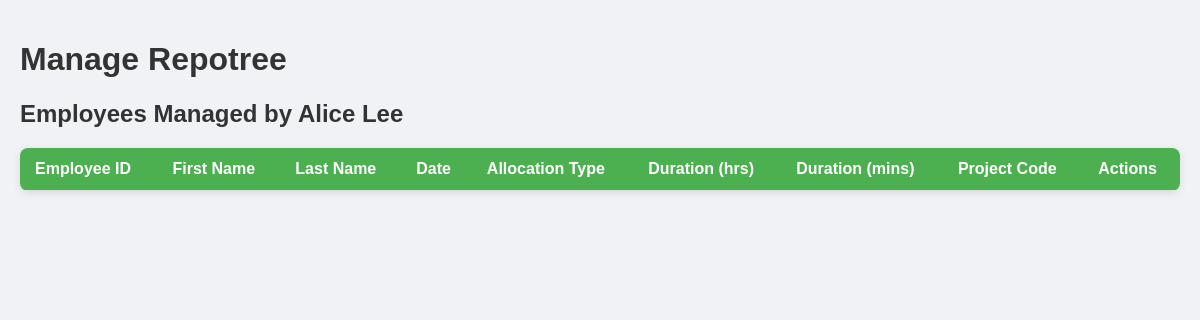
Before: /view_repotree (signed in) with the older database file.
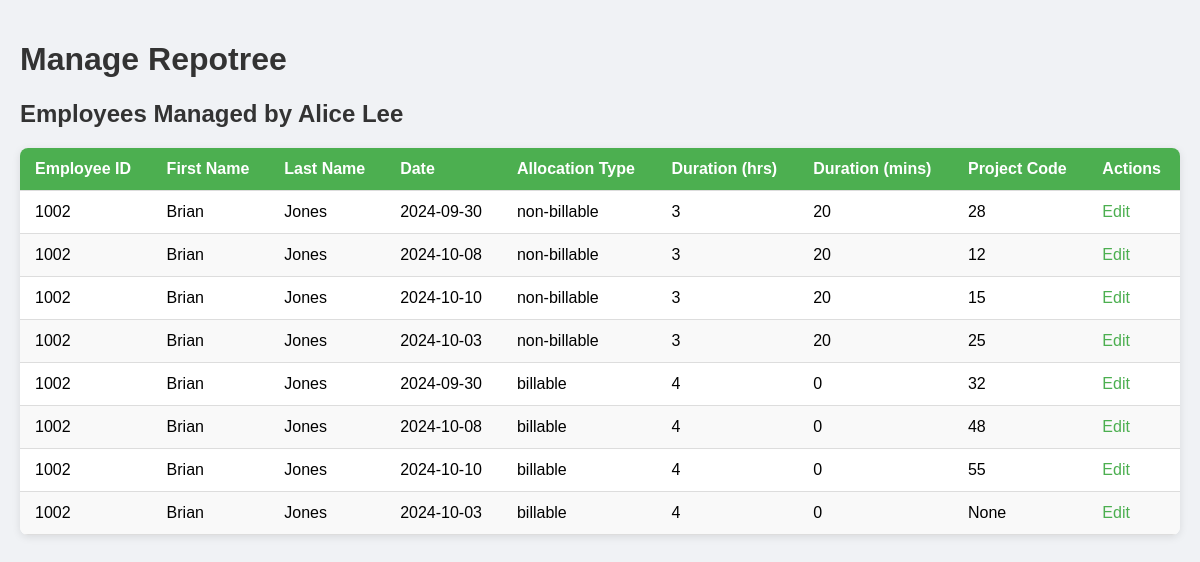
After: the same page with the newer database file.
### tables this page shows
CREATE TABLE EMS_users (
    EmployeeID TEXT PRIMARY KEY,
    Fname TEXT,
    Mname TEXT,
    Lname TEXT,
    ManagerID TEXT,
    EMSlogin TEXT,
    Role TEXT,
    Team TEXT,
    ManagerName TEXT,
    Password TEXT
);

CREATE TABLE timesheet_entries (
    entree_id INTEGER PRIMARY KEY AUTOINCREMENT,
    employee_id TEXT,
    fname TEXT,
    lname TEXT,
    team TEXT,
    manager_name TEXT,
    date TEXT,
    duration_hours INTEGER,
    duration_minutes INTEGER,
    total_time REAL,
    project_code TEXT,
    allocation_type TEXT,
    holiday_status TEXT,
    category_1 TEXT,
    category_2 TEXT,
    category_3 TEXT,
    comments TEXT
);

### app.py (the view, shortened to what this page needs)
@app.route('/view_repotree', methods=['GET', 'POST'])
@login_required
def view_repotree():
    edit_entry = None
    edit_entry_id = request.args.get('edit_entry_id')
    conn = get_db_connection()
    repotree_employees = conn.execute(
        'SELECT * FROM EMS_users WHERE ManagerID = ?',
        (current_user.id,)
    ).fetchall()
    if not repotree_employees:
        conn.close()
        flash('You do not manage any employees.', 'error')
        return redirect(url_for('home'))
    employee_ids = [employee['EmployeeID'] for employee in repotree_employees]
    placeholders = ', '.join(['?'] * len(employee_ids))
    timesheet_entries = conn.execute(
        f'SELECT * FROM timesheet_entries WHERE employee_id IN ({placeholders})',
        employee_ids
    ).fetchall()
    if edit_entry_id:
        edit_entry = conn.execute(
            'SELECT * FROM timesheet_entries WHERE entree_id = ?',
            (edit_entry_id,)
        ).fetchone()
    conn.close()
    return render_template('view_repotree.html', employees=repotree_employees, timesheets=timesheet_entries, edit_entry=edit_entry)

### app.py (called while the page is built)
def get_db_connection():
    conn = sqlite3.connect('ems_user.db')
    conn.row_factory = sqlite3.Row
    return conn

@login_manager.user_loader
def load_user(user_id):
    conn = get_db_connection()
    user = conn.execute('SELECT * FROM EMS_users WHERE EmployeeID = ?', (user_id,)).fetchone()
    conn.close()
    if user:
        return User(user['EmployeeID'], user['Fname'], user['Lname'], user['Role'], user['Team'] ,user['ManagerName'])
    return None

### templates/view_repotree.html (shortened to what this page needs)
<!DOCTYPE html>
<html lang="en">
  <head>
  </head>
  <body>
    <h1>Manage Repotree</h1>
    {% if employees %}
    <h2>
      Employees Managed by {{ current_user.fname }} {{ current_user.lname }}
    </h2>
    <table>
      <thead>
        <tr>
          <th>Employee ID</th>
          <th>First Name</th>
          <th>Last Name</th>
          <th>Date</th>
          <th>Allocation Type</th>
          <th>Duration (hrs)</th>
          <th>Duration (mins)</th>
          <th>Project Code</th>
          <th>Actions</th>
        </tr>
      </thead>
      <tbody>
        {% for employee in employees %} {% for entry in timesheets %} {% if
        entry.employee_id == employee.EmployeeID %}
        <tr>
          <td>{{ employee.EmployeeID }}</td>
          <td>{{ employee.Fname }}</td>
          <td>{{ employee.Lname }}</td>
          <td>{{ entry.date }}</td>
          <td>{{ entry.allocation_type }}</td>
          <td>{{ entry.duration_hours }}</td>
          <td>{{ entry.duration_minutes }}</td>
          <td>
            {% if edit_entry and edit_entry.entree_id == entry.entree_id %}
            <form
              method="POST"
              action="{{ url_for('view_repotree', edit_entry_id=entry.entree_id) }}"
              class="edit-form"
            >
              <input
                type="hidden"
                name="entry_id"
                value="{{ entry.entree_id }}"
              />
              <input
                type="text"
                name="project_code"
                value="{{ entry.project_code }}"
                required
              />
              <button type="submit">Save</button>
            </form>
            {% else %} {{ entry.project_code }} {% endif %}
          </td>
          <td>
            {% if not edit_entry or edit_entry.entree_id != entry.entree_id %}
            <a
              href="{{ url_for('view_repotree', edit_entry_id=entry.entree_id) }}"
              class="action-link"
              >Edit</a
            >
            {% endif %}
          </td>
        </tr>
        {% endif %} {% endfor %} {% endfor %}
      </tbody>
    </table>
    {% else %}
    <p>You do not manage any employees.</p>
    {% endif %}
  </body>
</html>

### templates/view_repotree.html (style rules this page uses)
body { font-family: Arial, sans-serif; background-color: #f0f2f5; margin: 0; padding: 20px; }
h1, h2 { color: #333; }
table { width: 100%; border-collapse: collapse; margin-top: 20px; background-color: #fff; border-radius: 8px; overflow: hidden; box-shadow: 0 2px 8px rgba(0, 0, 0, 0.1); }
th, td { padding: 12px 15px; text-align: left; border-bottom: 1px solid #ddd; }
th { background-color: #4caf50; color: #fff; }
tr:nth-child(even) { background-color: #f9f9f9; }
.action-link { color: #4caf50; text-decoration: none; cursor: pointer; }

Changed rows visible on the page:
now on this page (row unchanged): EMS_users: EmployeeID "1002", Fname "Brian", Lname "Jones"
added timesheet_entries: date "2024-09-30", allocation_type "non-billable", duration_hours "3", duration_minutes "20", project_code "28"
added timesheet_entries: date "2024-10-08", allocation_type "non-billable", duration_hours "3", duration_minutes "20", project_code "12"
added timesheet_entries: date "2024-10-10", allocation_type "non-billable", duration_hours "3", duration_minutes "20", project_code "15"
added timesheet_entries: date "2024-10-03", allocation_type "non-billable", duration_hours "3", duration_minutes "20", project_code "25"
added timesheet_entries: date "2024-09-30", allocation_type "billable", duration_hours "4", duration_minutes "0", project_code "32"
added timesheet_entries: date "2024-10-08", allocation_type "billable", duration_hours "4", duration_minutes "0", project_code "48"
added timesheet_entries: date "2024-10-10", allocation_type "billable", duration_hours "4", duration_minutes "0", project_code "55"
added timesheet_entries: date "2024-10-03", allocation_type "billable", duration_hours "4", duration_minutes "0", project_code "None"
